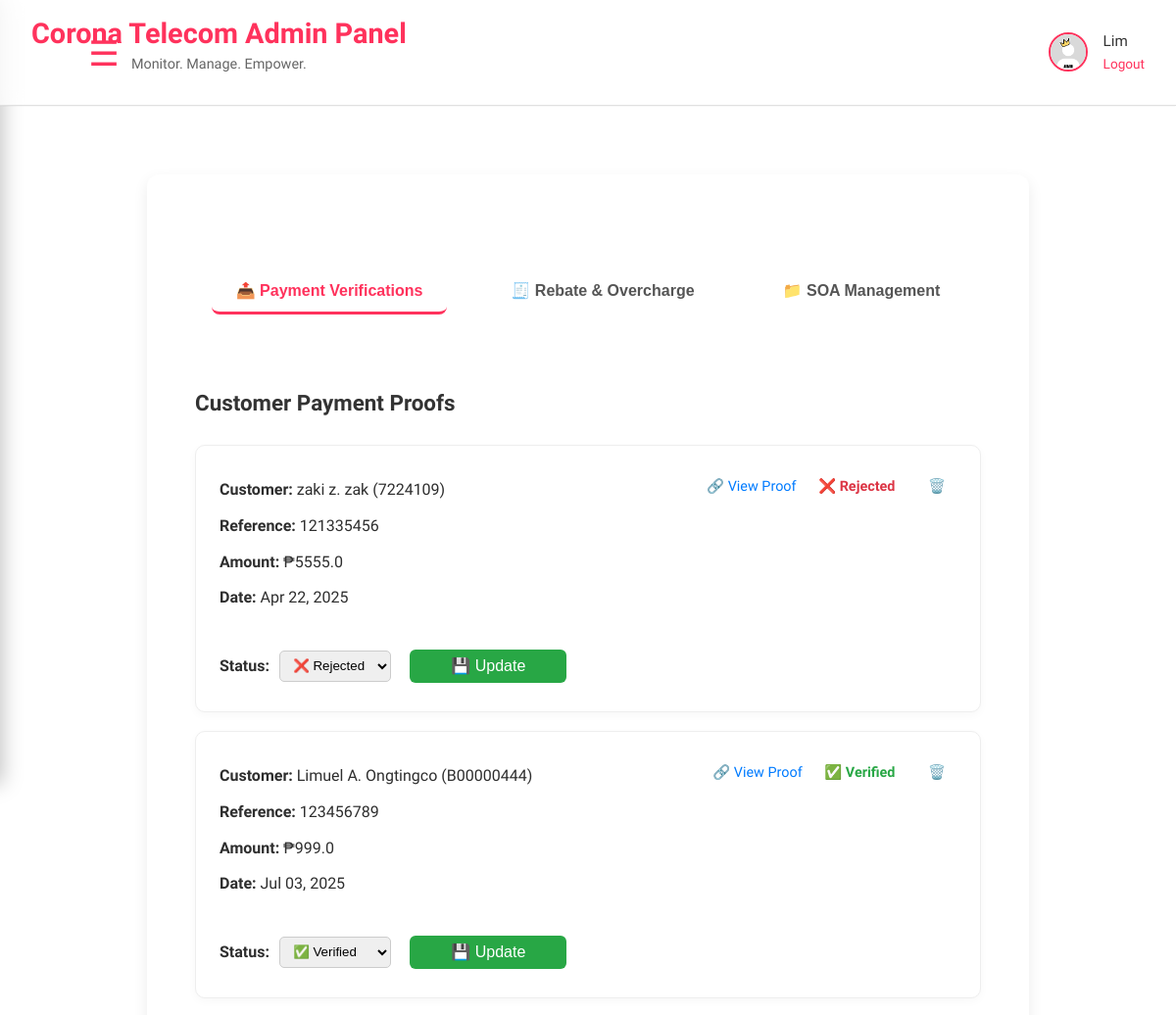
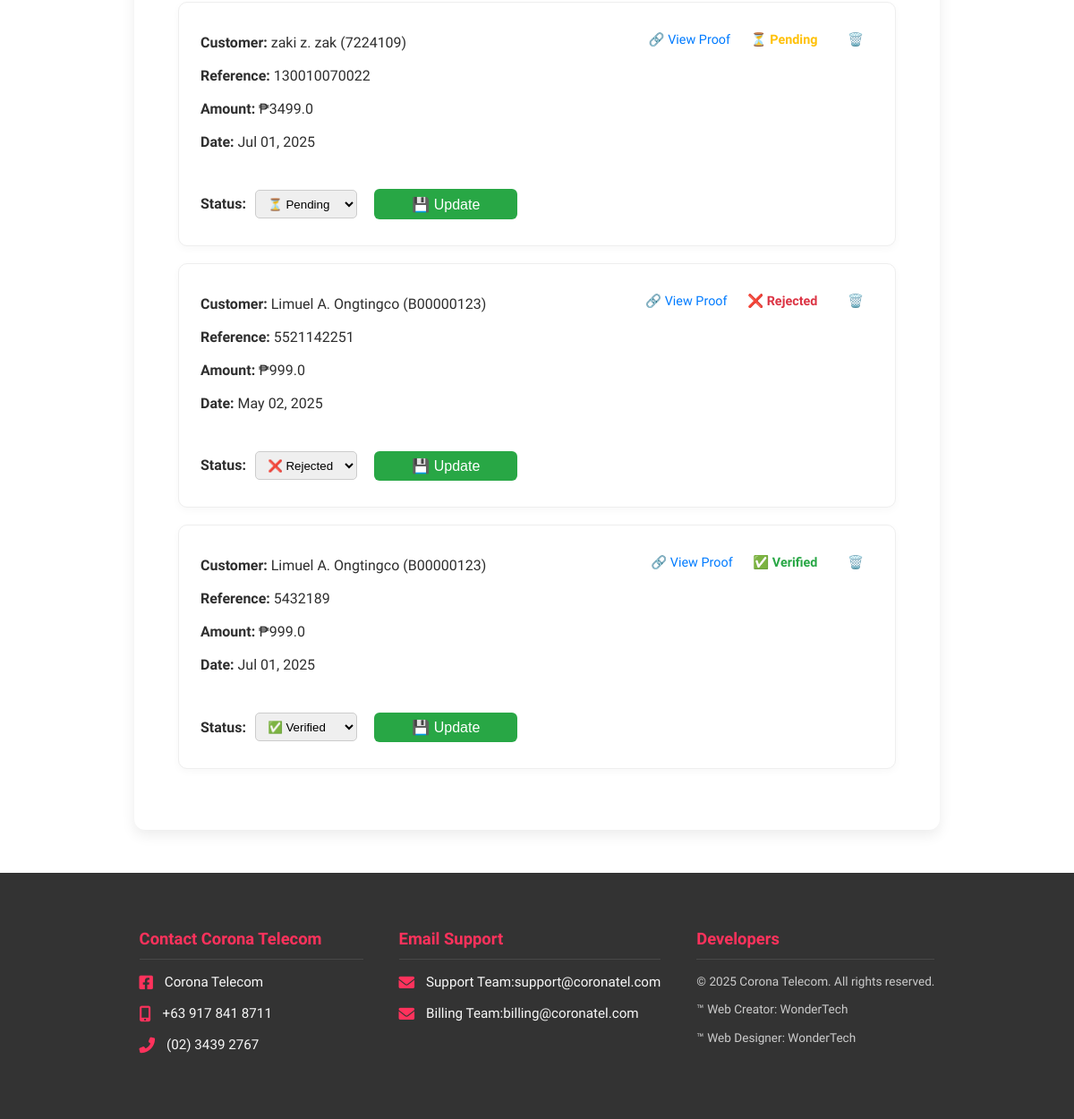
/admin/dashboard?tab=billing (signed in), run on an earlier commit of the app's database (2 pictures, top to bottom).
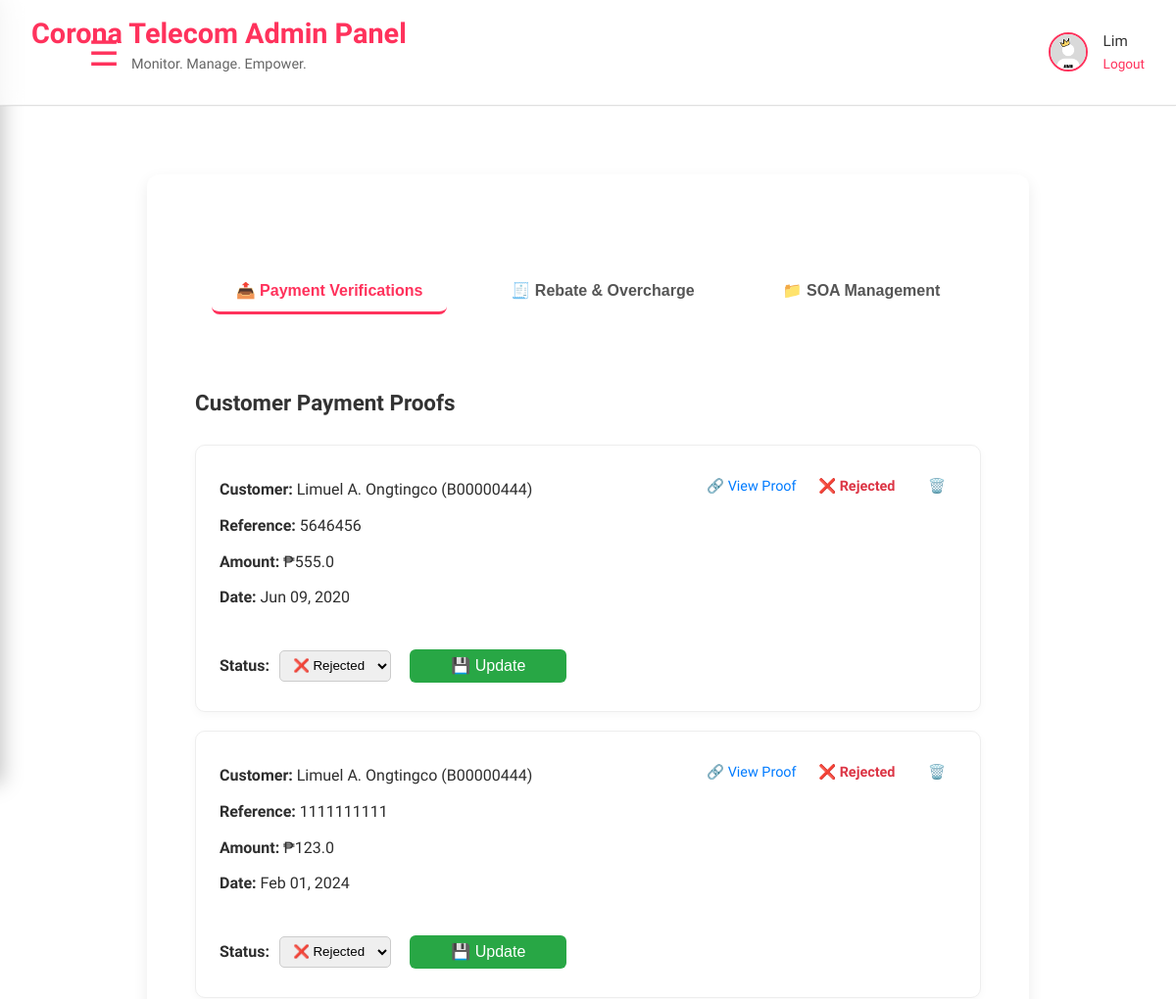
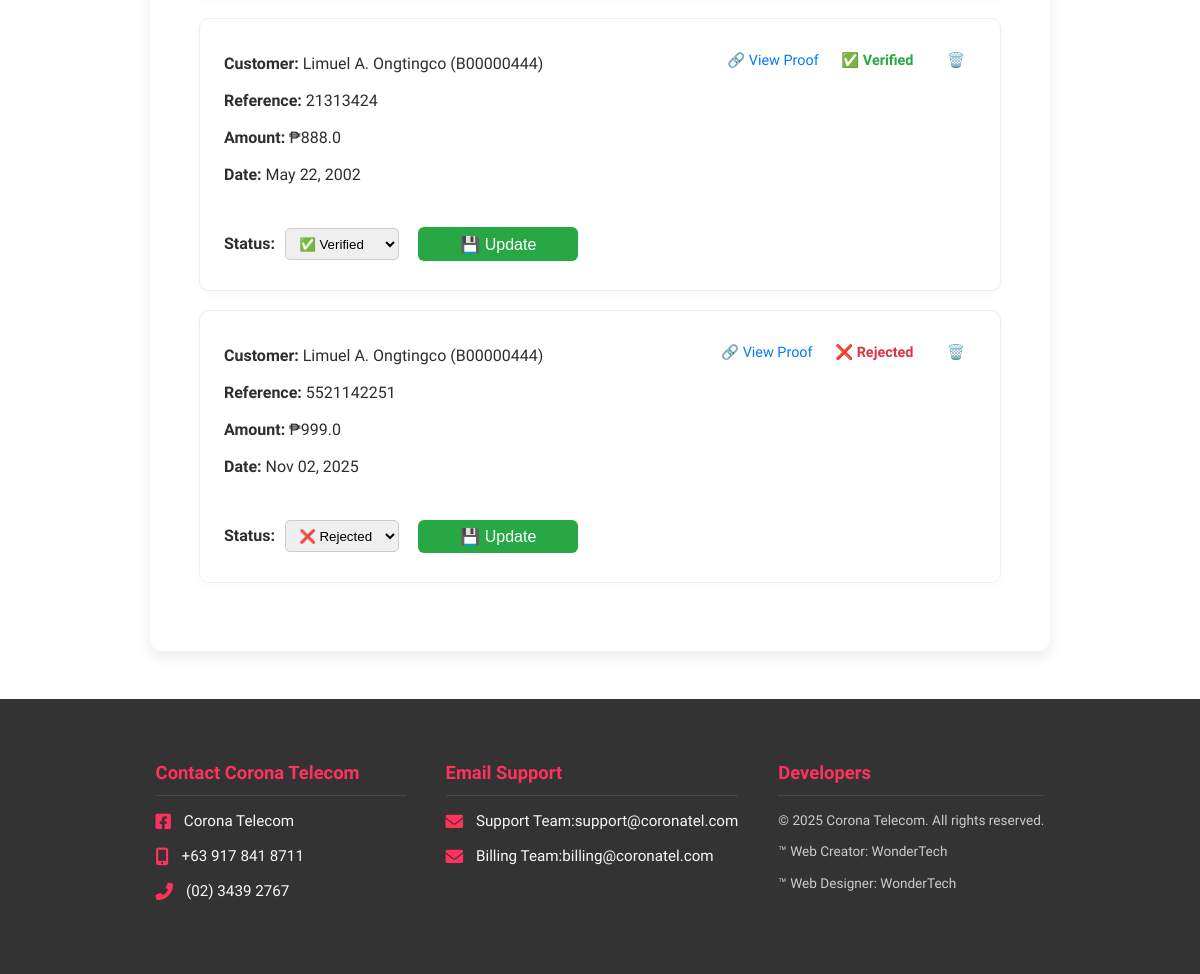
And on a later commit of the database (2 pictures, top to bottom).
### models.py (models this page shows, shortened)
class AdminUser(db.Model, UserMixin):
    id = db.Column(db.Integer, primary_key=True)
    email = db.Column(db.String(150), nullable=False)
    name = db.Column(db.String(100))
    password_hash = db.Column(db.String(255), nullable=False)
    avatar = db.Column(db.String(255))

class PaymentProof(db.Model):
    id = db.Column(db.Integer, primary_key=True)
    filename = db.Column(db.String(255))
    cx_id = db.Column(db.Integer, db.ForeignKey('cx.id'))
    uploaded_at = db.Column(db.DateTime, default=now_manila)
    reference_number = db.Column(db.String(100))
    payment_date = db.Column(db.Date)
    amount = db.Column(db.Float)
    status = db.Column(db.String(20), default='PENDING')  # PENDING, VERIFIED, REJECTED
    cx = db.relationship('Cx', backref='payment_proofs')

class Cx(db.Model, UserMixin):
    id = db.Column(db.Integer, primary_key=True)
    email = db.Column(db.String(120), unique=True, nullable=False)
    password = db.Column(db.String(200), nullable=False)  # Hashed password
    name = db.Column(db.String(120))
    avatar = db.Column(db.String(255), default='default.png')
    role = db.Column(db.String(10), nullable=False, default='customer')
    contact = db.Column(db.String(50))
    account_number = db.Column(db.String(50))
    internet_plan = db.Column(db.String(50))
    first_name = db.Column(db.String(50))
    middle_name = db.Column(db.String(50))
    middle_initial = db.Column(db.String(50)) # Kept this for historical reasons or if you plan to use it differently
    surname = db.Column(db.String(50))
    extension_name = db.Column(db.String(50)) # Added this column
    birthdate = db.Column(db.Date)
    gender = db.Column(db.String(20))
    location_country = db.Column(db.String(50))
    location_region = db.Column(db.String(50))
    location_province = db.Column(db.String(50))
    location_city = db.Column(db.String(50))
    location_barangay = db.Column(db.String(50))
    location_zip = db.Column(db.String(20))
    location_street = db.Column(db.String(100))
    payments = db.relationship('PaymentProof', backref='customer', lazy=True)
    requests = db.relationship('CxRequest', backref='customer', lazy=True)

### app.py (the view)
@app.route('/admin/dashboard')
@login_required
def admin_dashboard():
    if not isinstance(current_user, AdminUser):
        abort(403)
    tab = request.args.get('tab', 'overview')
    inner_tab = request.args.get('inner_tab', 'payments')
    customers = Cx.query.all()
    payment_proofs = PaymentProof.query.order_by(PaymentProof.uploaded_at.desc()).all()
    customer_requests = CxRequest.query.order_by(CxRequest.created_at.desc()).all()
    template = 'admin/billing_tab.html' if tab == 'billing' else 'admin/dashboard.html'
    return render_template(
        template,
        active_tab=tab,
        inner_tab=inner_tab,
        customers=customers,
        payment_proofs=payment_proofs,
        customer_requests=customer_requests
    )

### app.py (called while the page is built)
@login_manager.user_loader
def load_user(user_id):
    user_type = session.get('user_type')
    if user_type == 'admin':
        return AdminUser.query.get(int(user_id))
    else:
        return Cx.query.get(int(user_id))  # Cx model for customers

### templates/admin/billing_tab.html (shortened to what this page needs)
{% extends "base.html" %}
{% block content %}
<div class="billing-section">
  <div class="billing-tabs-container">
    <button class="tab-btn {% if inner_tab == 'payments' %}active{% endif %}" onclick="showAdminTab('payments', this)">📤 Payment Verifications</button>
    <button class="tab-btn {% if inner_tab == 'requests' %}active{% endif %}" onclick="showAdminTab('requests', this)">🧾 Rebate & Overcharge</button>
    <button class="tab-btn {% if inner_tab == 'soa-tab' %}active{% endif %}" onclick="showAdminTab('soa-tab', this)">📁 SOA Management</button>
  </div>
<div id="payments" class="tab-content {% if inner_tab == 'payments' %}active{% endif %}">
  <h3 class="payment-review-title">Customer Payment Proofs</h3>
  {% for proof in payment_proofs %}
  <div class="payment-review-card">
    <div class="payment-review-details">
      <div>
        <p><strong>Customer:</strong> {{ proof.customer.name }} ({{ proof.customer.account_number }})</p>
        <p><strong>Reference:</strong> {{ proof.reference_number }}</p>
        <p><strong>Amount:</strong> ₱{{ proof.amount }}</p>
        <p><strong>Date:</strong> {{ proof.payment_date.strftime('%b %d, %Y') }}</p>
      </div>
      <div class="payment-review-proof">
        <a href="{{ url_for('static', filename='uploads/' + proof.filename) }}" target="_blank" class="payment-review-link">🔗 View Proof</a>
        <span class="proof-status status-{{ proof.status | lower }}">
          {% if proof.status == 'VERIFIED' %}
            ✅ Verified
          {% elif proof.status == 'PENDING' %}
            ⏳ Pending
          {% elif proof.status == 'REJECTED' %}
            ❌ Rejected
          {% else %}
            {{ proof.status }}
          {% endif %}
        </span>
        <form method="POST" action="{{ url_for('admin_delete_payment', proof_id=proof.id) }}" class="delete-form">
           <button type="submit" class="delete-btn" title="Delete Payment">🗑️</button>
        </form>
      </div>
    </div>
    <form method="POST" action="{{ url_for('admin_update_payment_status', proof_id=proof.id) }}" class="payment-review-form">
      <label for="status_{{ proof.id }}"><strong>Status:</strong></label>
      <select name="status" id="status_{{ proof.id }}" required>
        <option value="PENDING" {% if proof.status == 'PENDING' %}selected{% endif %}>⏳ Pending</option>
        <option value="VERIFIED" {% if proof.status == 'VERIFIED' %}selected{% endif %}>✅ Verified</option>
        <option value="REJECTED" {% if proof.status == 'REJECTED' %}selected{% endif %}>❌ Rejected</option>
      </select>
      <button type="submit" class="payment-review-btn">💾 Update</button>
    </form>
  </div>
  {% else %}
    <p class="payment-review-empty">No payment proofs submitted yet.</p>
  {% endfor %}
</div>
</div>
{% endblock %}

### templates/base.html (shortened to what this page needs)
<!DOCTYPE html>
<html lang="en">
<head>
  <link rel="stylesheet" href="https://cdnjs.cloudflare.com/ajax/libs/font-awesome/6.0.0-beta3/css/all.min.css" />
  {% if config['ENV_MODE'] == 'production' %}
  <link rel="stylesheet" href="{{ url_for('static', filename='css/style.purged.css') }}">
  {% else %}
  <link rel="stylesheet" href="{{ url_for('static', filename='css/style.css') }}">
  {% endif %}
</head>
<body>
  {% if current_user.is_authenticated and session.get('user_type') in ['admin', 'cx'] %}
  <button id="sidebarToggle" class="toggle-btn">☰</button>
  {% endif %}
  <div class="main" id="main">
    <div class="content-area">
      {% if current_user.is_authenticated and session.get('user_type') == 'admin' %}
      <header class="admin-header">
        <div class="admin-header-content">
          <div class="admin-title-group">
            <h1 class="admin-main-title">Corona Telecom Admin Panel</h1>
            <p class="admin-subtitle">Monitor. Manage. Empower.</p>
          </div>
          <div class="admin-user-controls">
            <img src="{{ url_for('static', filename='images/' + (current_user.avatar or 'admin.png')) }}"
              alt="Admin Avatar" class="admin-avatar">
            <div class="admin-user-info">
              <span class="admin-name">{{ current_user.name or current_user.email }}</span>
              <a href="{{ url_for('logout') }}" class="admin-logout-btn">Logout</a>
            </div>
          </div>
        </div>
      </header>
      {% endif %}
      <main>
        {% block content %}{% endblock %}
      </main>
    </div>
  </div>
  <footer class="main-footer">
    <div class="footer-content">
      <div class="footer-section contact-info">
        <h3>Contact Corona Telecom</h3>
        <p><i class="fab fa-facebook-square"></i> <a href="https://www.facebook.com/CoronaTelecom" target="_blank"
            rel="noopener noreferrer">Corona Telecom</a></p>
        <p><i class="fas fa-mobile-alt"></i> <a href="tel:+639123456789">+63 917 841 8711</a></p>
        <p><i class="fas fa-phone-alt"></i> <a href="tel:+63821234567">(02) 3439 2767</a></p>
      </div>
      <div class="footer-section email-info">
        <h3>Email Support</h3>
        <p><i class="fas fa-envelope"></i> Support Team: <a
            href="mailto:support@coronatel.com">support@coronatel.com</a></p>
        <p><i class="fas fa-envelope"></i> Billing Team: <a
            href="mailto:billing@coronatel.com">billing@coronatel.com</a></p>
      </div>
      <div class="footer-section footer-bottom">
        <h3>Developers</h3>
        <p>&copy; 2025 Corona Telecom. All rights reserved.</p>
        <p>&trade; Web Creator: WonderTech</p>
        <p>&trade; Web Designer: WonderTech</p>
      </div>
    </div>
  </footer>
</body>
</html>

What changed in the data, as far as the page shows it:
removed PaymentProof: customer.name "zaki z. zak", customer.account_number "7224109", reference_number "121335456", amount "5555.0", payment_date "Apr 22, 2025", shows "❌ Rejected", status "❌ Rejected"
removed PaymentProof: customer.name "zaki z. zak", customer.account_number "7224109", reference_number "130010070022", amount "3499.0", payment_date "Jul 01, 2025", shows "⏳ Pending", status "⏳ Pending"
changed PaymentProof: reference_number "123456789" → "5646456"; amount "999.0" → "555.0"; payment_date "Jul 03, 2025" → "Jun 09, 2020"; status "✅ Verified" → "❌ Rejected"
added PaymentProof: customer.name "Limuel A. Ongtingco", customer.account_number "B00000444", reference_number "1111111111", amount "123.0", payment_date "Feb 01, 2024", shows "❌ Rejected", status "❌ Rejected"
changed PaymentProof: customer.account_number "B00000123" → "B00000444"; reference_number "5521142251" → "21313424"; amount "999.0" → "888.0"; payment_date "May 02, 2025" → "May 22, 2002"; status "❌ Rejected" → "✅ Verified"
changed PaymentProof: customer.account_number "B00000123" → "B00000444"; reference_number "5432189" → "5521142251"; payment_date "Jul 01, 2025" → "Nov 02, 2025"; status "✅ Verified" → "❌ Rejected"
